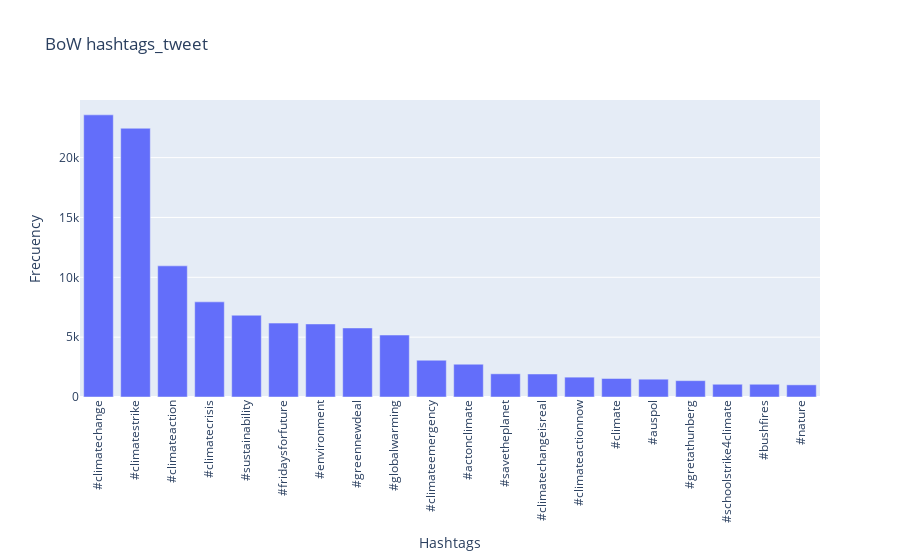

Notebook cell for this chart:
### Code cell
# process for hashtags_tweet

tokens_hashtags_tweet = [w.lower() for w in all_tokens_hashtags_tweet if len(w) > 1]
# tokens_hashtags_tweet = [w for w in tokens_hashtags_tweet if w.isalpha()]
tokens_hashtags_tweet = [w for w in tokens_hashtags_tweet if w not in stop_words_nltk]
fdist = nltk.FreqDist(tokens_hashtags_tweet)
topwords = fdist.most_common(20)
print("Size of new BoW hashtags_tweet =", len(fdist))
x, y = zip(*topwords)
fig = px.bar(
    x=x, y=y, title="BoW hashtags_tweet", labels={"x": "Hashtags", "y": "Frecuency"}
)
fig.update_xaxes(tickangle=270)
fig.show()

### Figure 1 — Plotly figure (JSON) as saved in the notebook; plotly's stock layout.template omitted (floating-point values rounded to 4 significant figures)
{"data": [{"alignmentgroup": "True", "hovertemplate": "Hashtags=%{x}<br>Frecuency=%{y}<extra></extra>", "legendgroup": "", "marker": {"color": "#636efa", "pattern": {"shape": ""}}, "name": "", "offsetgroup": "", "orientation": "v", "showlegend": false, "textposition": "auto", "type": "bar", "x": ["#climatechange", "#climatestrike", "#climateaction", "#climatecrisis", "#sustainability", "#fridaysforfuture", "#environment", "#greennewdeal", "#globalwarming", "#climateemergency", "#actonclimate", "#savetheplanet", "#climatechangeisreal", "#climateactionnow", "#climate", "#auspol", "#gretathunberg", "#schoolstrike4climate", "#bushfires", "#nature"], "xaxis": "x", "y": [23572, 22452, 10955, 7948, 6831, 6176, 6104, 5769, 5178, 3072, 2739, 1937, 1922, 1658, 1546, 1488, 1366, 1065, 1065, 1016], "yaxis": "y"}], "layout": {"barmode": "relative", "legend": {"tracegroupgap": 0}, "title": {"text": "BoW hashtags_tweet"}, "xaxis": {"anchor": "y", "domain": [0, 1], "tickangle": -90, "title": {"text": "Hashtags"}}, "yaxis": {"anchor": "x", "domain": [0, 1], "title": {"text": "Frecuency"}}}}
